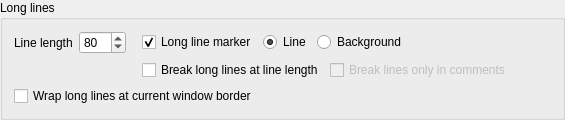
            <widget class="QGroupBox" name="groupBox_3">
             <property name="title">
              <string>Long lines</string>
             </property>
             <layout class="QVBoxLayout" name="verticalLayout_23">
              <item>
               <layout class="QGridLayout" name="gridLayout_21">
                <property name="topMargin">
                 <number>0</number>
                </property>
                <item row="2" column="5">
                 <layout class="QHBoxLayout" name="horizontalLayout_18">
                  <item>
                   <widget class="QCheckBox" name="editor_break_checkbox">
                    <property name="enabled">
                     <bool>true</bool>
                    </property>
                    <property name="sizePolicy">
                     <sizepolicy hsizetype="Minimum" vsizetype="Preferred">
                      <horstretch>0</horstretch>
                      <verstretch>0</verstretch>
                     </sizepolicy>
                    </property>
                    <property name="toolTip">
                     <string>This works well for monospaced fonts.  The line is drawn at a position based on the width of a space character in the default font.  It may not work very well if styles use proportional fonts or if varied font sizes or bold, italic and normal texts are used.</string>
                    </property>
                    <property name="text">
                     <string>Break long lines at line length</string>
                    </property>
                    <property name="checked">
                     <bool>false</bool>
                    </property>
                   </widget>
                  </item>
                  <item>
                   <widget class="QCheckBox" name="editor_break_comments_checkbox">
                    <property name="enabled">
                     <bool>false</bool>
                    </property>
                    <property name="text">
                     <string>Break lines only in comments</string>
                    </property>
                    <property name="checked">
                     <bool>false</bool>
                    </property>
                   </widget>
                  </item>
                  <item>
                   <spacer name="horizontalSpacer_17">
                    <property name="orientation">
                     <enum>Qt::Horizontal</enum>
                    </property>
                    <property name="sizeHint" stdset="0">
                     <size>
                      <width>40</width>
                      <height>20</height>
                     </size>
                    </property>
                   </spacer>
                  </item>
                 </layout>
                </item>
                <item row="0" column="3">
                 <spacer name="horizontalSpacer_37">
                  <property name="orientation">
                   <enum>Qt::Horizontal</enum>
                  </property>
                  <property name="sizeType">
                   <enum>QSizePolicy::Fixed</enum>
                  </property>
                  <property name="sizeHint" stdset="0">
                   <size>
                    <width>10</width>
                    <height>0</height>
                   </size>
                  </property>
                 </spacer>
                </item>
                <item row="0" column="2">
                 <widget class="QSpinBox" name="editor_long_line_column">
                  <property name="sizePolicy">
                   <sizepolicy hsizetype="Preferred" vsizetype="Preferred">
                    <horstretch>0</horstretch>
                    <verstretch>0</verstretch>
                   </sizepolicy>
                  </property>
                  <property name="minimum">
                   <number>2</number>
                  </property>
                  <property name="maximum">
                   <number>256</number>
                  </property>
                  <property name="value">
                   <number>80</number>
                  </property>
                 </widget>
                </item>
                <item row="0" column="1">
                 <widget class="QLabel" name="editor_long_line_column_text">
                  <property name="text">
                   <string>Line length</string>
                  </property>
                 </widget>
                </item>
                <item row="0" column="5">
                 <layout class="QHBoxLayout" name="horizontalLayout_3">
                  <item>
                   <widget class="QCheckBox" name="editor_long_line_marker">
                    <property name="text">
                     <string>Long line marker</string>
                    </property>
                    <property name="checked">
                     <bool>true</bool>
                    </property>
                   </widget>
                  </item>
                  <item>
                   <widget class="QRadioButton" name="editor_long_line_marker_line">
                    <property name="text">
                     <string>Line</string>
                    </property>
                    <property name="checked">
                     <bool>true</bool>
                    </property>
                   </widget>
                  </item>
                  <item>
                   <widget class="QRadioButton" name="editor_long_line_marker_background">
                    <property name="text">
                     <string>Background</string>
                    </property>
                   </widget>
                  </item>
                  <item>
                   <spacer name="horizontalSpacer_7">
                    <property name="orientation">
                     <enum>Qt::Horizontal</enum>
                    </property>
                    <property name="sizeHint" stdset="0">
                     <size>
                      <width>40</width>
                      <height>20</height>
                     </size>
                    </property>
                   </spacer>
                  </item>
                 </layout>
                </item>
               </layout>
              </item>
              <item>
               <layout class="QHBoxLayout" name="horizontalLayout_19">
                <item>
                 <widget class="QCheckBox" name="editor_wrap_checkbox">
                  <property name="enabled">
                   <bool>true</bool>
                  </property>
                  <property name="sizePolicy">
                   <sizepolicy hsizetype="Minimum" vsizetype="Preferred">
                    <horstretch>0</horstretch>
                    <verstretch>0</verstretch>
                   </sizepolicy>
                  </property>
                  <property name="toolTip">
                   <string>This works well for monospaced fonts.  The line is drawn at a position based on the width of a space character in the default font.  It may not work very well if styles use proportional fonts or if varied font sizes or bold, italic and normal texts are used.</string>
                  </property>
                  <property name="text">
                   <string>Wrap long lines at current window border</string>
                  </property>
                  <property name="checked">
                   <bool>false</bool>
                  </property>
                 </widget>
                </item>
               </layout>
              </item>
             </layout>
            </widget>
